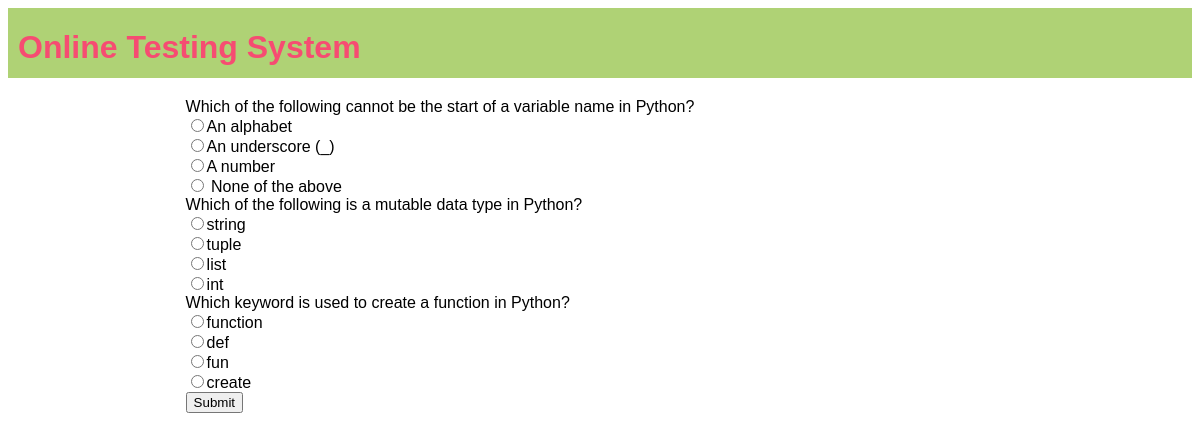
Page /OTS/test-paper?n=3 on the committed database.
### OTS/models.py (models this page shows)
class Question(models.Model):
    qid=models.BigAutoField(primary_key=True,auto_created=True)
    que=models.TextField()
    a=models.CharField(max_length=255)
    b=models.CharField(max_length=255)
    c=models.CharField(max_length=255)
    d=models.CharField(max_length=255)
    ans=models.CharField(max_length=2)

### OTS/views.py (the view)
# urls.py: path('test-paper',testPaper,name='testPaper'),
def testPaper(request):
    if 'name' not in request.session.keys():
        res=HttpResponseRedirect("login")
    n=int(request.GET['n'])
    question_pool=list(Question.objects.all())
    random.shuffle(question_pool)
    questions_list=question_pool[:n]
    context={'questions':questions_list}
    res=render(request,'test_paper.html',context)
    return res

### OTS/templates/test_paper.html (shortened to what this page needs)
{% extends 'main.html'%}
{% block content %}
<form action="{% url 'OTS:calculateTest' %}" method="post">
    {% for question in questions%}
    <div class="question">
        {{question.que}}
    </div>
    <div class="options">
        <input type="radio" name="q{{question.qid}}" value="a" >{{question.a}}
    </div>
    <div class="options">
        <input type="radio" name="q{{question.qid}}" value="b" >{{question.b}}
    </div>
    <div class="options">
        <input type="radio" name="q{{question.qid}}" value="c" >{{question.c}}
    </div>
    <div class="options">
        <input type="radio" name="q{{question.qid}}" value="d" >{{question.d}}
    </div>
    {% endfor %}
    <div><input type="submit" value="Submit"></div>
</form>
{% endblock %}

### OTS/static/theme.css (style rules this page uses)
* { font-family:'Gill Sans', 'Gill Sans MT', Calibri, 'Trebuchet MS', sans-serif ; }

### rows in the picture
Question: que "Which of the following cannot be the start of a variable name in Python?", a "An alphabet", b "An underscore (_)", c "A number", d "None of the above"
Question: que "Which of the following is a mutable data type in Python?", a "string", b "tuple", c "list", d "int"
Question: que "Which keyword is used to create a function in Python?", a "function", b "def", c "fun", d "create"
